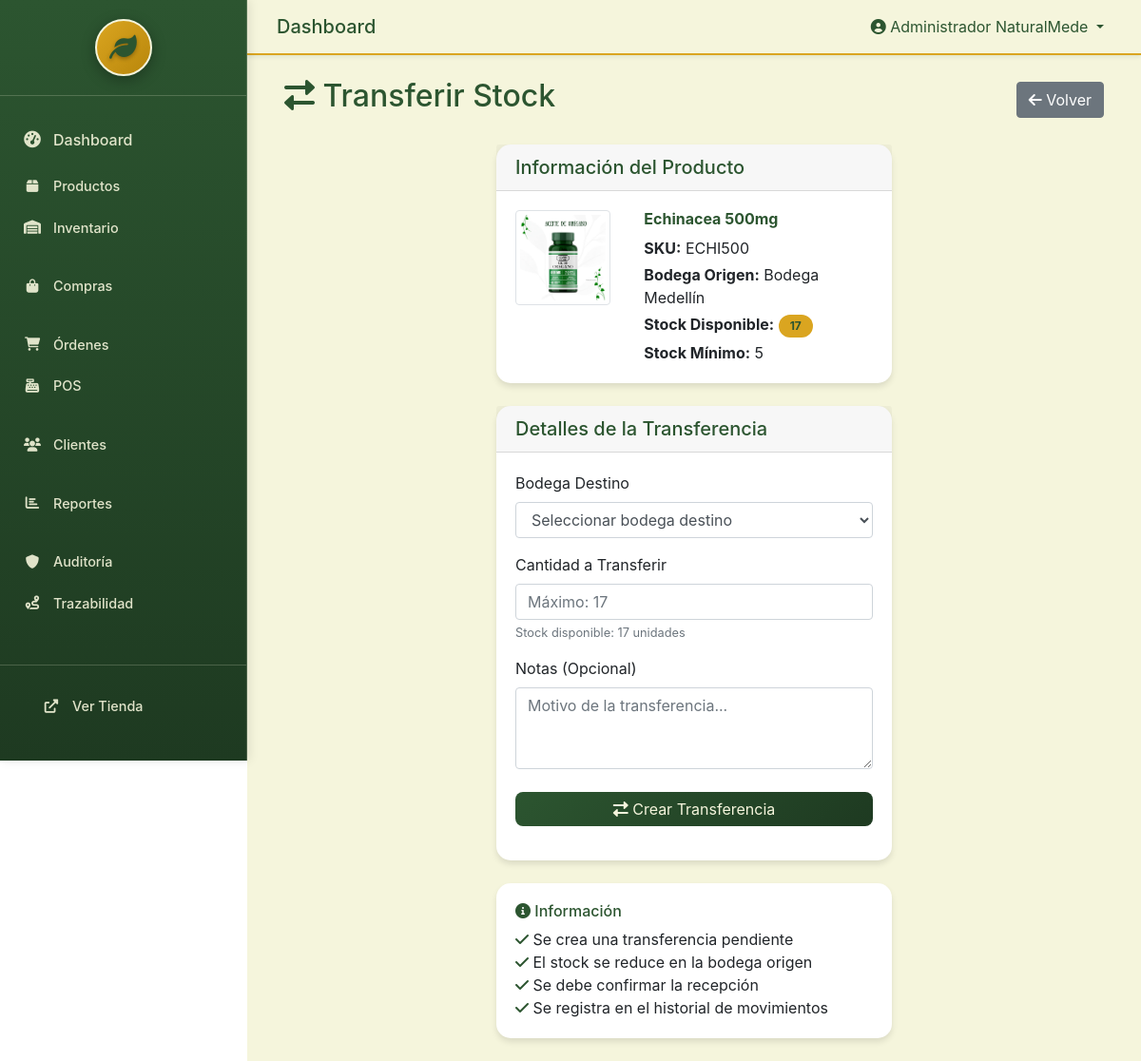
The page /admin-custom/inventory/transfer/26/ (signed in) on the database its author committed.
### inventory/models.py (models this page shows, shortened)
class Stock(models.Model):
    product = models.ForeignKey('catalog.Product', on_delete=models.CASCADE, verbose_name="Producto")
    warehouse = models.ForeignKey(Warehouse, on_delete=models.CASCADE, verbose_name="Bodega")
    quantity = models.PositiveIntegerField(default=0, verbose_name="Cantidad")
    min_stock = models.PositiveIntegerField(default=0, verbose_name="Stock mínimo")
    max_stock = models.PositiveIntegerField(default=0, verbose_name="Stock máximo")
    location = models.CharField(max_length=100, blank=True, verbose_name="Ubicación")
    created_at = models.DateTimeField(auto_now_add=True, verbose_name="Creado en")
    updated_at = models.DateTimeField(auto_now=True, verbose_name="Actualizado en")
    class Meta:
        verbose_name = "Stock"
        verbose_name_plural = "Stocks"
        unique_together = ['product', 'warehouse']
        ordering = ['product__name', 'warehouse__name']

class Warehouse(models.Model):
    name = models.CharField(max_length=100, verbose_name="Nombre")
    code = models.CharField(max_length=10, unique=True, verbose_name="Código")
    address = models.TextField(verbose_name="Dirección")
    city = models.CharField(max_length=100, verbose_name="Ciudad")
    phone = models.CharField(max_length=20, blank=True, verbose_name="Teléfono")
    email = models.EmailField(blank=True, verbose_name="Email")
    is_active = models.BooleanField(default=True, verbose_name="Activa")
    is_main = models.BooleanField(default=False, verbose_name="Principal")
    created_at = models.DateTimeField(auto_now_add=True, verbose_name="Creada en")
    updated_at = models.DateTimeField(auto_now=True, verbose_name="Actualizada en")
    class Meta:
        verbose_name = "Bodega"
        verbose_name_plural = "Bodegas"
        ordering = ['name']

### catalog/models.py (models this page shows, shortened)
class Product(models.Model):
    name = models.CharField(max_length=200, verbose_name="Nombre")
    slug = models.SlugField(unique=True, verbose_name="Slug")
    description = models.TextField(verbose_name="Descripción")
    short_description = models.CharField(max_length=300, blank=True, verbose_name="Descripción corta")
    category = models.ForeignKey(Category, on_delete=models.CASCADE, verbose_name="Categoría")
    brand = models.ForeignKey(Brand, on_delete=models.CASCADE, verbose_name="Marca")
    price = models.DecimalField(max_digits=10, decimal_places=2, validators=[MinValueValidator(Decimal('0.01'))], verbose_name="Precio")
    cost_price = models.DecimalField(max_digits=10, decimal_places=2, validators=[MinValueValidator(Decimal('0.01'))], verbose_name="Precio de costo")
    iva_percentage = models.DecimalField(max_digits=5, decimal_places=2, default=Decimal('19.00'), verbose_name="% IVA")
    sku = models.CharField(max_length=50, unique=True, verbose_name="SKU")
    barcode = models.CharField(max_length=50, blank=True, verbose_name="Código de barras")
    weight = models.DecimalField(max_digits=8, decimal_places=3, blank=True, null=True, verbose_name="Peso (kg)")
    dimensions = models.CharField(max_length=100, blank=True, verbose_name="Dimensiones")
    is_active = models.BooleanField(default=True, verbose_name="Activo")
    is_featured = models.BooleanField(default=False, verbose_name="Destacado")
    created_at = models.DateTimeField(auto_now_add=True, verbose_name="Creado en")
    updated_at = models.DateTimeField(auto_now=True, verbose_name="Actualizado en")
    class Meta:
        verbose_name = "Producto"
        verbose_name_plural = "Productos"
        ordering = ['-created_at']

class ProductImage(models.Model):
    product = models.ForeignKey(Product, on_delete=models.CASCADE, related_name='images', verbose_name="Producto")
    image = models.ImageField(upload_to='products/', verbose_name="Imagen")
    alt_text = models.CharField(max_length=200, blank=True, verbose_name="Texto alternativo")
    is_primary = models.BooleanField(default=False, verbose_name="Imagen principal")
    order = models.PositiveIntegerField(default=0, verbose_name="Orden")
    created_at = models.DateTimeField(auto_now_add=True, verbose_name="Creada en")
    class Meta:
        verbose_name = "Imagen de producto"
        verbose_name_plural = "Imágenes de productos"
        ordering = ['order', 'created_at']

### custom_admin/views.py (the view, shortened to what this page needs)
# urls.py: path('inventory/transfer/<int:stock_id>/', views.admin_transfer_stock, name='admin_transfer_stock'),
@login_required
def admin_transfer_stock(request, stock_id):
    stock = get_object_or_404(Stock.objects.select_related('product', 'warehouse'), id=stock_id)
    warehouses = Warehouse.objects.filter(is_active=True).exclude(id=stock.warehouse.id)
    context = {
        'stock': stock,
        'warehouses': warehouses,
    }
    return render(request, 'custom_admin/transfer_stock.html', context)

### custom_admin/templates/custom_admin/transfer_stock.html (shortened to what this page needs)
{% extends 'custom_admin/base.html' %}
{% load static %}
{% block content %}
<div class="container-fluid">
    <div class="row">
        <div class="col-12">
            <div class="d-flex justify-content-between align-items-center mb-4">
                <h2><i class="fas fa-exchange-alt"></i> Transferir Stock</h2>
                <a href="{% url 'custom_admin:admin_inventory' %}" class="btn btn-secondary">
                    <i class="fas fa-arrow-left"></i> Volver
                </a>
            </div>
            <div class="row justify-content-center">
                <div class="col-md-6">
                    <div class="card">
                        <div class="card-header">
                            <h5 class="mb-0">Información del Producto</h5>
                        </div>
                        <div class="card-body">
                            <div class="row">
                                <div class="col-md-4">
                                    {% if stock.product.images.first %}
                                        <img src="{{ stock.product.images.first.image.url }}"
                                             alt="{{ stock.product.name }}"
                                             class="img-thumbnail"
                                             style="width: 100px; height: 100px; object-fit: cover;">
                                    {% else %}
                                        <div class="bg-light d-flex align-items-center justify-content-center"
                                             style="width: 100px; height: 100px;">
                                            <i class="fas fa-image text-muted fa-2x"></i>
                                        </div>
                                    {% endif %}
                                </div>
                                <div class="col-md-8">
                                    <h6><strong>{{ stock.product.name }}</strong></h6>
                                    <p class="mb-1"><strong>SKU:</strong> {{ stock.product.sku }}</p>
                                    <p class="mb-1"><strong>Bodega Origen:</strong> {{ stock.warehouse.name }}</p>
                                    <p class="mb-1"><strong>Stock Disponible:</strong> <span class="badge badge-info">{{ stock.quantity }}</span></p>
                                    <p class="mb-0"><strong>Stock Mínimo:</strong> {{ stock.min_stock }}</p>
                                </div>
                            </div>
                        </div>
                    </div>
                    <div class="card mt-4">
                        <div class="card-header">
                            <h5 class="mb-0">Detalles de la Transferencia</h5>
                        </div>
                        <div class="card-body">
                            <form method="post">
                                <div class="form-group">
                                    <label for="to_warehouse" class="form-label">Bodega Destino</label>
                                    <select class="form-control" id="to_warehouse" name="to_warehouse" required>
                                        <option value="">Seleccionar bodega destino</option>
                                    </select>
                                </div>
                                <div class="form-group">
                                    <label for="quantity" class="form-label">Cantidad a Transferir</label>
                                    <input type="number" class="form-control" id="quantity" name="quantity"
                                           min="1" max="{{ stock.quantity }}" required
                                           placeholder="Máximo: {{ stock.quantity }}">
                                    <small class="form-text text-muted">
                                        Stock disponible: {{ stock.quantity }} unidades
                                    </small>
                                </div>
                                <div class="form-group">
                                    <label for="notes" class="form-label">Notas (Opcional)</label>
                                    <textarea class="form-control" id="notes" name="notes" rows="3"
                                              placeholder="Motivo de la transferencia..."></textarea>
                                </div>
                                <div class="form-group mt-4">
                                    <button type="submit" class="btn btn-primary btn-block">
                                        <i class="fas fa-exchange-alt"></i> Crear Transferencia
                                    </button>
                                </div>
                            </form>
                        </div>
                    </div>
                    <div class="card mt-4">
                        <div class="card-body">
                            <h6><i class="fas fa-info-circle"></i> Información</h6>
                            <ul class="list-unstyled mb-0">
                                <li><i class="fas fa-check text-success"></i> Se crea una transferencia pendiente</li>
                                <li><i class="fas fa-check text-success"></i> El stock se reduce en la bodega origen</li>
                                <li><i class="fas fa-check text-success"></i> Se debe confirmar la recepción</li>
                                <li><i class="fas fa-check text-success"></i> Se registra en el historial de movimientos</li>
                            </ul>
                        </div>
                    </div>
                </div>
            </div>
        </div>
    </div>
</div>
{% endblock %}

### custom_admin/templates/custom_admin/base.html (shortened to what this page needs)
{% load static %}
<!DOCTYPE html>
<html lang="es">
<head>
    <link href="https://cdn.jsdelivr.net/npm/bootstrap@4.5.2/dist/css/bootstrap.min.css" rel="stylesheet">
    <link href="https://cdnjs.cloudflare.com/ajax/libs/font-awesome/6.0.0/css/all.min.css" rel="stylesheet">
    <link href="https://cdn.jsdelivr.net/npm/select2@4.1.0-rc.0/dist/css/select2.min.css" rel="stylesheet" />
</head>
<body>
    <div class="sidebar" id="sidebar">
        <div class="sidebar-header">
            <div class="text-center">
                <div class="logo-container">
                    <div class="logo-fallback" style="display: none;">
                        <div class="logo-circle">
                            <i class="fas fa-leaf logo-icon"></i>
                        </div>
                    </div>
                </div>
            </div>
        </div>
        <div class="sidebar-nav">
            <nav class="nav flex-column">
                <a class="nav-link {% if request.resolver_match.url_name == 'admin_dashboard' %}active{% endif %}" href="{% url 'custom_admin:admin_dashboard' %}">
                    <i class="fas fa-tachometer-alt"></i> Dashboard
                </a>
                <div class="nav-section">
                    <a class="nav-link {% if request.resolver_match.url_name == 'admin_products' %}active{% endif %}" href="{% url 'custom_admin:admin_products' %}">
                        <i class="fas fa-box"></i> Productos
                    </a>
                    <a class="nav-link {% if request.resolver_match.url_name == 'admin_inventory' %}active{% endif %}" href="{% url 'custom_admin:admin_inventory' %}">
                        <i class="fas fa-warehouse"></i> Inventario
                    </a>
                </div>
                <div class="nav-section">
                    <a class="nav-link {% if 'purchases' in request.resolver_match.namespace %}active{% endif %}" href="{% url 'purchases:dashboard' %}">
                        <i class="fas fa-shopping-bag"></i> Compras
                    </a>
                </div>
                <div class="nav-section">
                    <a class="nav-link {% if request.resolver_match.url_name == 'admin_orders' %}active{% endif %}" href="{% url 'custom_admin:admin_orders' %}">
                        <i class="fas fa-shopping-cart"></i> Órdenes
                    </a>
                    <a class="nav-link {% if request.resolver_match.url_name == 'admin_pos' %}active{% endif %}" href="{% url 'custom_admin:admin_pos' %}">
                        <i class="fas fa-cash-register"></i> POS
                    </a>
                </div>
                <div class="nav-section">
                    <a class="nav-link {% if request.resolver_match.url_name == 'admin_customers' %}active{% endif %}" href="{% url 'custom_admin:admin_customers' %}">
                        <i class="fas fa-users"></i> Clientes
                    </a>
                </div>
                <div class="nav-section">
                    <a class="nav-link {% if request.resolver_match.url_name == 'admin_reports' %}active{% endif %}" href="{% url 'custom_admin:admin_reports' %}">
                        <i class="fas fa-chart-bar"></i> Reportes
                    </a>
                </div>
                <div class="nav-section">
                    <a class="nav-link {% if request.resolver_match.url_name == 'audit:dashboard' %}active{% endif %}" href="{% url 'audit:dashboard' %}">
                        <i class="fas fa-shield-alt"></i> Auditoría
                    </a>
                    <a class="nav-link {% if 'inventory_trace' in request.resolver_match.url_name %}active{% endif %}" href="{% url 'audit:inventory_trace_dashboard' %}">
                        <i class="fas fa-route"></i> Trazabilidad
                    </a>
                </div>
            </nav>
        </div>
        <div class="sidebar-footer">
            <div class="nav-section">
                <a class="nav-link" href="/">
                    <i class="fas fa-external-link-alt"></i> Ver Tienda
                </a>
            </div>
        </div>
    </div>
    <div class="main-content">
        <nav class="navbar navbar-expand-lg navbar-custom">
            <div class="container-fluid">
                <span class="navbar-brand mb-0 h1">
                    {% block page_title %}Dashboard{% endblock %}
                </span>
                <div class="navbar-nav ml-auto">
                    <div class="nav-item dropdown">
                        <a class="nav-link dropdown-toggle" href="#" id="navbarDropdown" role="button" data-toggle="dropdown">
                            <i class="fas fa-user-circle"></i> {{ user.get_full_name|default:user.username }}
                        </a>
                    </div>
                </div>
            </div>
        </nav>
        <div class="container-fluid p-4">
            {% block content %}{% endblock %}
        </div>
    </div>
</body>
</html>

### rows shown on the page
Stock: product.images.first.image (picture), product.name "Echinacea 500mg", product.sku "ECHI500", warehouse.name "Bodega Medellín", quantity "17", min_stock "5", quantity "Máximo: 17"

### other values the page prints
{{ user.get_full_name|default:user.username }} "Administrador NaturalMede"
